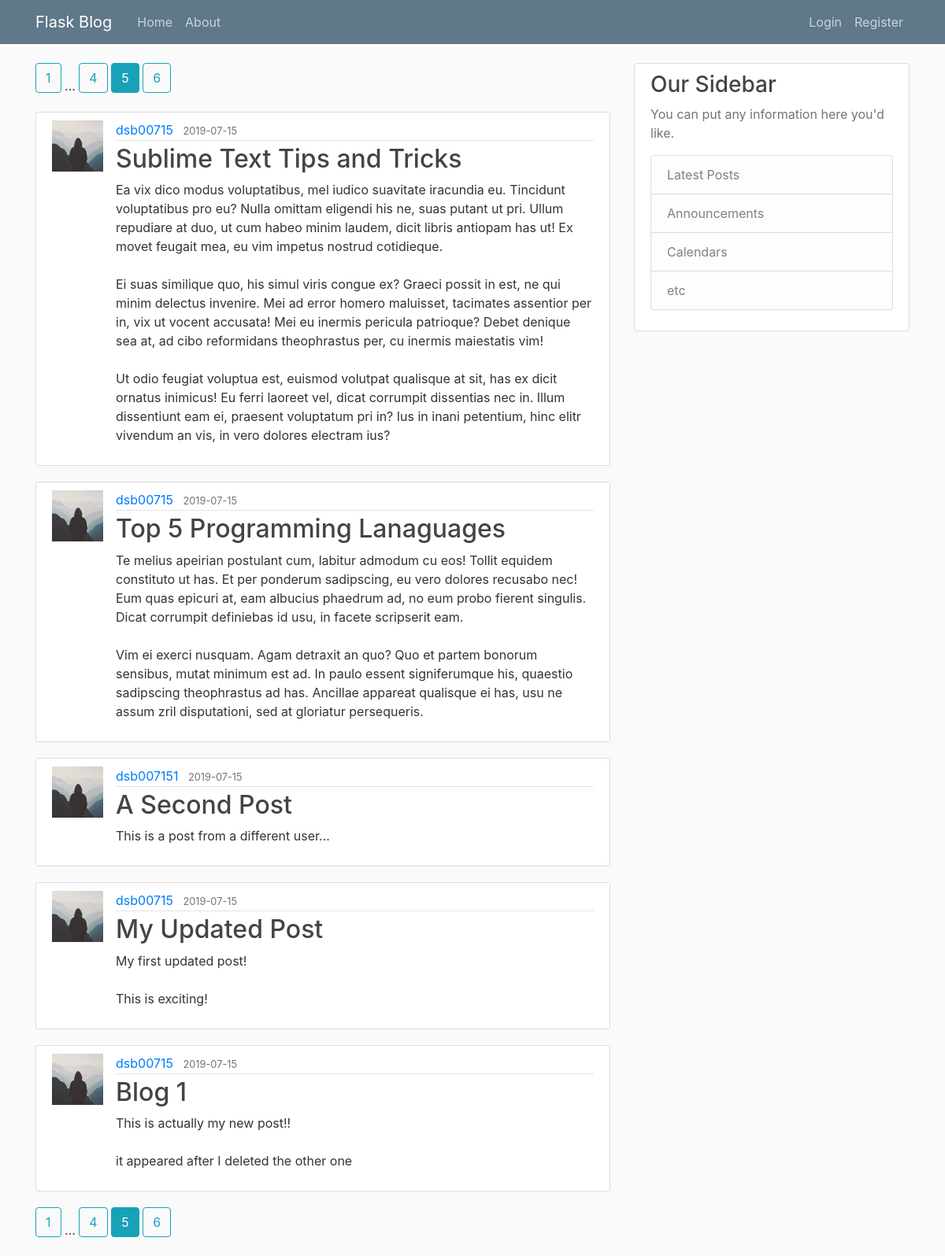
/home?page=5, run on the app's committed database.
### app/models.py (models this page shows, shortened)
class Post(_db.Model):
    id = _db.Column(_db.Integer, primary_key=True)
    title = _db.Column(_db.String(100), nullable=False)
    date_posted = _db.Column(_db.DateTime, nullable=False, default=datetime.utcnow)
    content = _db.Column(_db.Text, nullable=False)
    user_id = _db.Column(_db.Integer, _db.ForeignKey('user.id'), nullable=False)

class User(_db.Model, UserMixin):
    id = _db.Column(_db.Integer, primary_key=True)
    username = _db.Column(_db.String(20), unique=True, nullable=False)
    email = _db.Column(_db.String(120), unique=True, nullable=False)
    image_file = _db.Column(_db.String(20), default='default.jpg')
    password = _db.Column(_db.String(60), nullable=False)
    posts = _db.relationship('Post', backref='author', lazy=True)

### app/routes.py (the view)
@app.route('/')
@app.route('/home')
def home_page():
    page = request.args.get('page', 1, type=int)
    posts = Post.query.order_by(Post.date_posted.desc()).paginate(page=page, per_page=5)
    return render_template('home.html', posts=posts)

### app/templates/home.html
<!DOCTYPE html>
{% extends "layout.html" %}
{% block content %}
    {% include "pagination.html" %}
    {% for post in posts.items %}
        <article class="media content-section">
            <img class="rounder-circle article-img"
                 src="{{ url_for('static', filename='profile_pics/' + post.author.image_file) }}" alt="">
            <div class="media-body">
                <div class="article-metadata">
                    <a class="mr-2" href="{{ url_for('user_post', username=post.author.username) }}">{{ post.author.username }}</a>
                    <small class="text-muted">{{ post.date_posted.strftime('%Y-%m-%d') }}</small>
                </div>
                <h2><a class="article-title" href="{{ url_for('post', post_id=post.id) }}">{{ post.title }}</a></h2>
                <p class="article-content">{{ post.content }}</p>
            </div>
        </article>
    {% endfor %}
    {% include "pagination.html" %}
{% endblock content %}

### app/static/main.css (style rules this page uses)
body { background: #fafafa; color: #333333; margin-top: 5rem; }
h1, h2, h3, h4, h5, h6 { color: #444444; }
.content-section { background: #ffffff; padding: 10px 20px; border: 1px solid #dddddd; border-radius: 3px; margin-bottom: 20px; }
.article-title { color: #444444; }
.article-content { white-space: pre-line; }
.article-img { height: 65px; width: 65px; margin-right: 16px; }
.article-metadata { padding-bottom: 1px; margin-bottom: 4px; border-bottom: 1px solid #e3e3e3 }

### data on the page
Post: image_file (picture), author.username "dsb00715", date_posted "2019-07-15", title "Sublime Text Tips and Tricks", content "Ea vix dico modus voluptatibus, mel iudico suavitate iracundia eu. Tincidunt voluptatibus pro eu? Nulla omittam eligendi his ne, suas putant ut pri. Ullum repudiare at duo, ut cum habeo minim laudem, dicit libris antiopam has ut! Ex movet feugait mea, eu vim impetus nostrud cotidieque. Ei suas similique quo, his simul viris congue ex? Graeci possit in est, ne qui minim delectus invenire. Mei ad error homero maluisset, tacimates assentior per in, vix ut vocent accusata! Mei eu inermis pericula patrioque? Debet denique sea at, ad cibo reformidans theophrastus per, cu inermis maiestatis vim! Ut odio feugiat voluptua est, euismod volutpat qualisque at sit, has ex dicit ornatus inimicus! Eu…"
Post: image_file (picture), author.username "dsb00715", date_posted "2019-07-15", title "Top 5 Programming Lanaguages", content "Te melius apeirian postulant cum, labitur admodum cu eos! Tollit equidem constituto ut has. Et per ponderum sadipscing, eu vero dolores recusabo nec! Eum quas epicuri at, eam albucius phaedrum ad, no eum probo fierent singulis. Dicat corrumpit definiebas id usu, in facete scripserit eam. Vim ei exerci nusquam. Agam detraxit an quo? Quo et partem bonorum sensibus, mutat minimum est ad. In paulo essent signiferumque his, quaestio sadipscing theophrastus ad has. Ancillae appareat qualisque ei has, usu ne assum zril disputationi, sed at gloriatur persequeris."
Post: image_file (placeholder picture), author.username "dsb007151", date_posted "2019-07-15", title "A Second Post", content "This is a post from a different user..."
Post: image_file (picture), author.username "dsb00715", date_posted "2019-07-15", title "My Updated Post", content "My first updated post! This is exciting!"
Post: image_file (picture), author.username "dsb00715", date_posted "2019-07-15", title "Blog 1", content "This is actually my new post!! it appeared after I deleted the other one"

### other printed values
{{ page_num }} "1" "4" "6" "1" "4" "6"
{{ page_num }} "5" "5"
